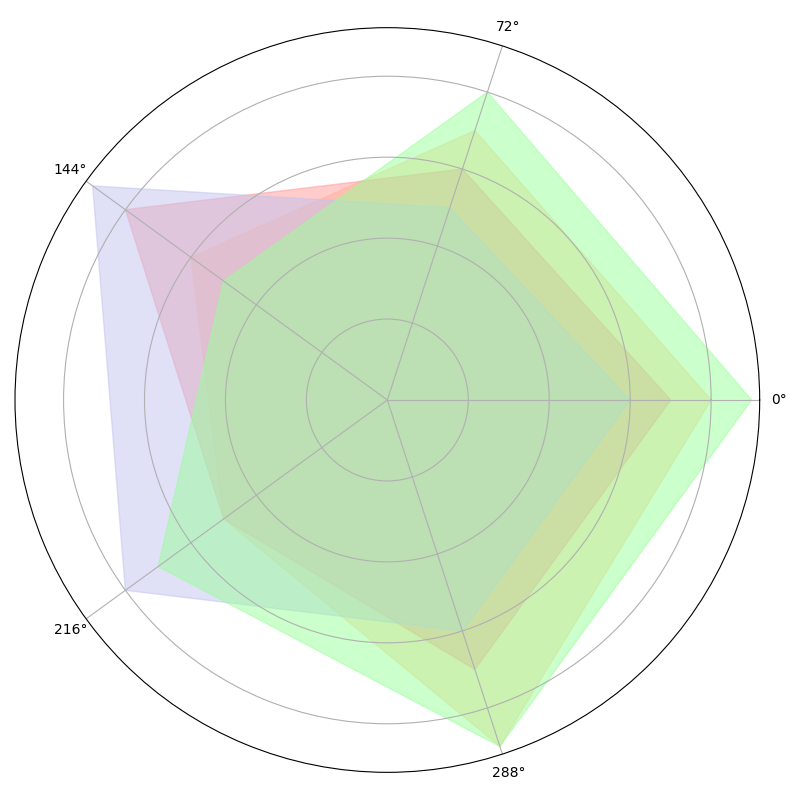

Python code for this plot:
import numpy as np
import matplotlib.pyplot as plt

novels = [
    "The Forgotten Realm", 
    "Ember's Tales", "Kingdom's Oath", "Myth's End"
]
categories = ['Geography', 'Magic System', 'Cultural Complexity', 'Political Intrigue', 'Mythology']

data = np.array([
    [8, 7, 6, 5, 9],  # The Forgotten Realm
    [7, 6, 8, 5, 7],  # Ember's Tales
    [6, 5, 9, 8, 6],  # Kingdom's Oath
    [9, 8, 5, 7, 9]   # Myth's End
])

num_vars = len(categories)

def create_radar_chart(data, num_vars):
    angles = np.linspace(0, 2 * np.pi, num_vars, endpoint=False).tolist()
    data = np.concatenate((data, data[:, [0]]), axis=1)
    angles += angles[:1]
    fig, ax = plt.subplots(figsize=(8, 8), subplot_kw=dict(polar=True))

    colors = ['#FFCC99', '#FF9999', '#C2C2F0', '#99FF99']
    for d, color in zip(data, colors):
        ax.fill(angles, d, color=color, alpha=0.5)

    ax.set_yticklabels([])
    ax.set_xticks(angles[:-1])

    plt.tight_layout()
    plt.show()

create_radar_chart(data, num_vars)
